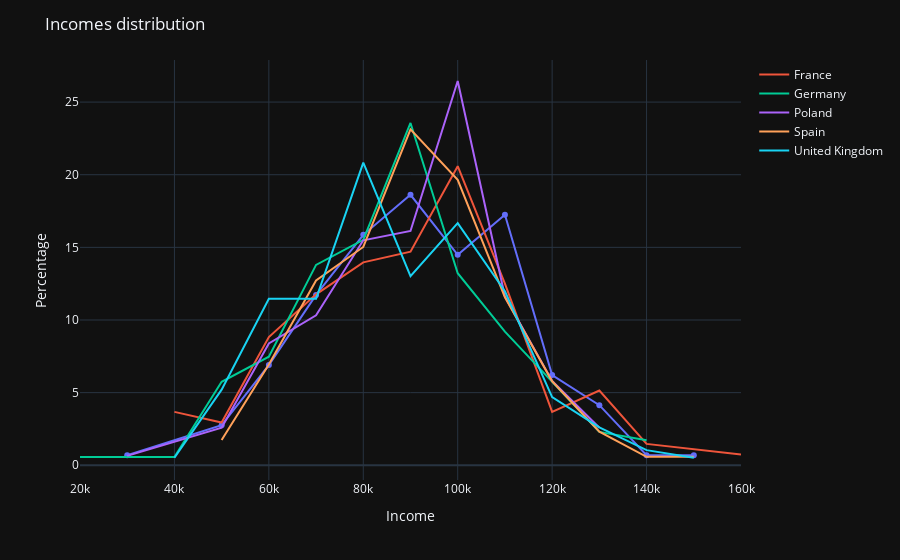

The code cell stored with this chart in its notebook:
### Markdown cell above
Incomes distribution

### Code cell
fig = px.line(x=render_data["Italy"][0],y=render_data["Italy"][1],markers=1,template=theme)
fig.add_scatter(x=render_data["France"][0],y=render_data["France"][1],mode="lines",name="France")
fig.add_scatter(x=render_data["Germany"][0],y=render_data["Germany"][1],mode="lines",name="Germany")
fig.add_scatter(x=render_data["Poland"][0],y=render_data["Poland"][1],mode="lines",name="Poland")
fig.add_scatter(x=render_data["Spain"][0],y=render_data["Spain"][1],mode="lines",name="Spain")
fig.add_scatter(x=render_data["United Kingdom"][0],y=render_data["United Kingdom"][1],mode="lines",name="United Kingdom")
fig.update_layout(
title="Incomes distribution ",
xaxis_title="Income",
yaxis_title="Percentage",
)
fig.show()

### Figure 1 — Plotly figure (JSON) as saved in the notebook; plotly's stock layout.template omitted (floating-point values rounded to 4 significant figures)
{"data": [{"hovertemplate": "x=%{x}<br>y=%{y}<extra></extra>", "legendgroup": "", "line": {"color": "#636efa", "dash": "solid"}, "marker": {"symbol": "circle"}, "mode": "markers+lines", "name": "", "orientation": "v", "showlegend": false, "type": "scatter", "x": [30000, 50000, 60000, 70000, 80000, 90000, 100000, 110000, 120000, 130000, 140000, 150000], "xaxis": "x", "y": [0.6897, 2.759, 6.897, 11.72, 15.86, 18.62, 14.48, 17.24, 6.207, 4.138, 0.6897, 0.6897], "yaxis": "y"}, {"mode": "lines", "name": "France", "type": "scatter", "x": [40000, 50000, 60000, 70000, 80000, 90000, 100000, 110000, 120000, 130000, 140000, 160000], "y": [3.676, 2.941, 8.824, 11.76, 13.97, 14.71, 20.59, 12.5, 3.676, 5.147, 1.471, 0.7353]}, {"mode": "lines", "name": "Germany", "type": "scatter", "x": [20000, 30000, 40000, 50000, 60000, 70000, 80000, 90000, 100000, 110000, 120000, 130000, 140000], "y": [0.5747, 0.5747, 0.5747, 5.747, 7.471, 13.79, 15.52, 23.56, 13.22, 9.195, 5.747, 2.299, 1.724]}, {"mode": "lines", "name": "Poland", "type": "scatter", "x": [30000, 50000, 60000, 70000, 80000, 90000, 100000, 110000, 120000, 130000], "y": [0.6452, 2.581, 8.387, 10.32, 15.48, 16.13, 26.45, 11.61, 5.806, 2.581]}, {"mode": "lines", "name": "Spain", "type": "scatter", "x": [50000, 60000, 70000, 80000, 90000, 100000, 110000, 120000, 130000, 140000, 150000], "y": [1.734, 6.936, 12.72, 15.03, 23.12, 19.65, 11.56, 5.78, 2.312, 0.578, 0.578]}, {"mode": "lines", "name": "United Kingdom", "type": "scatter", "x": [40000, 50000, 60000, 70000, 80000, 90000, 100000, 110000, 120000, 130000, 140000, 150000], "y": [0.5208, 5.208, 11.46, 11.46, 20.83, 13.02, 16.67, 11.98, 4.688, 2.604, 1.042, 0.5208]}], "layout": {"autosize": true, "legend": {"tracegroupgap": 0}, "margin": {"t": 60}, "title": {"text": "Incomes distribution "}, "xaxis": {"anchor": "y", "autorange": true, "domain": [0, 1], "range": [20000, 160000], "title": {"text": "Income"}, "type": "linear"}, "yaxis": {"anchor": "x", "autorange": true, "domain": [0, 1], "range": [-1.267, 27.91], "title": {"text": "Percentage"}, "type": "linear"}}}
